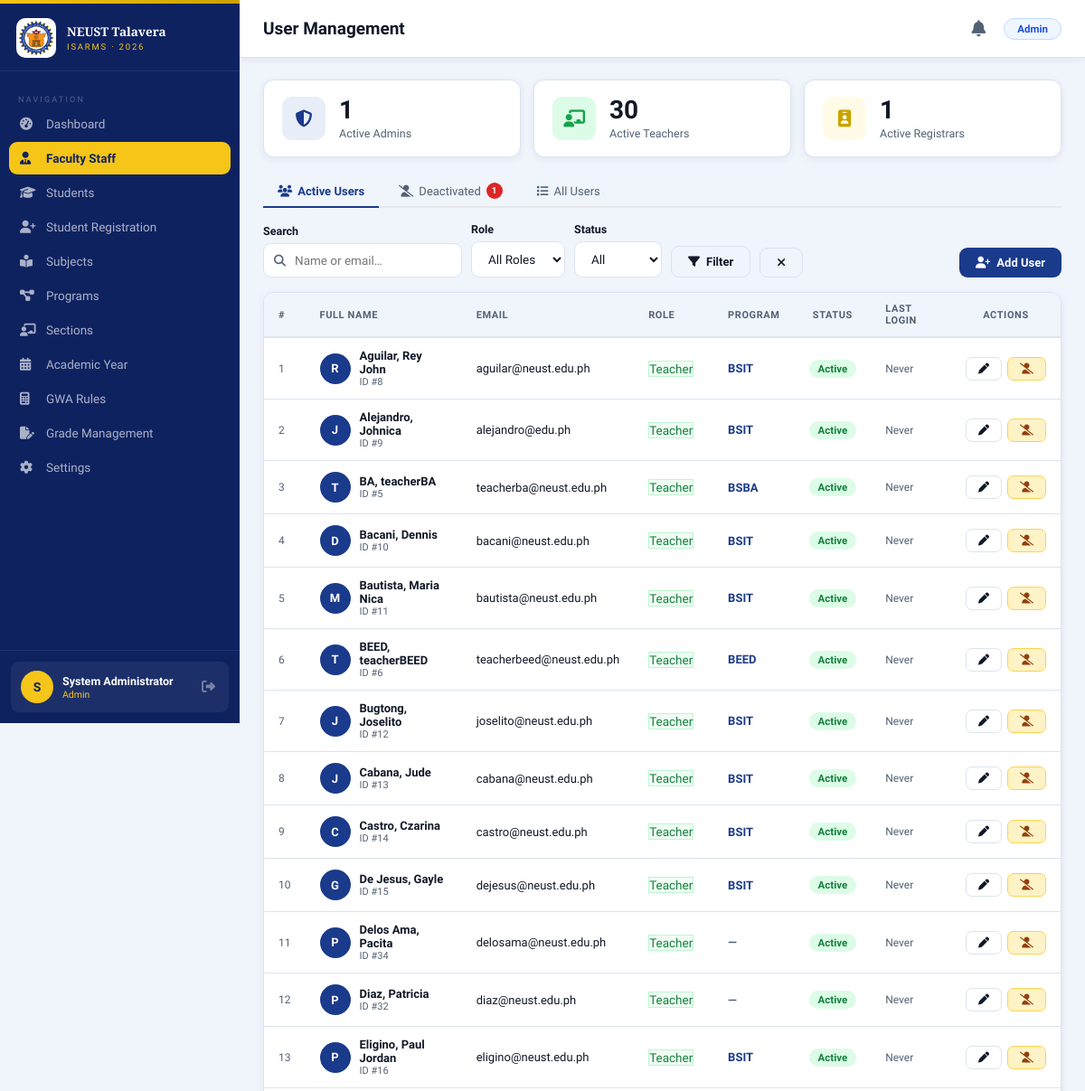
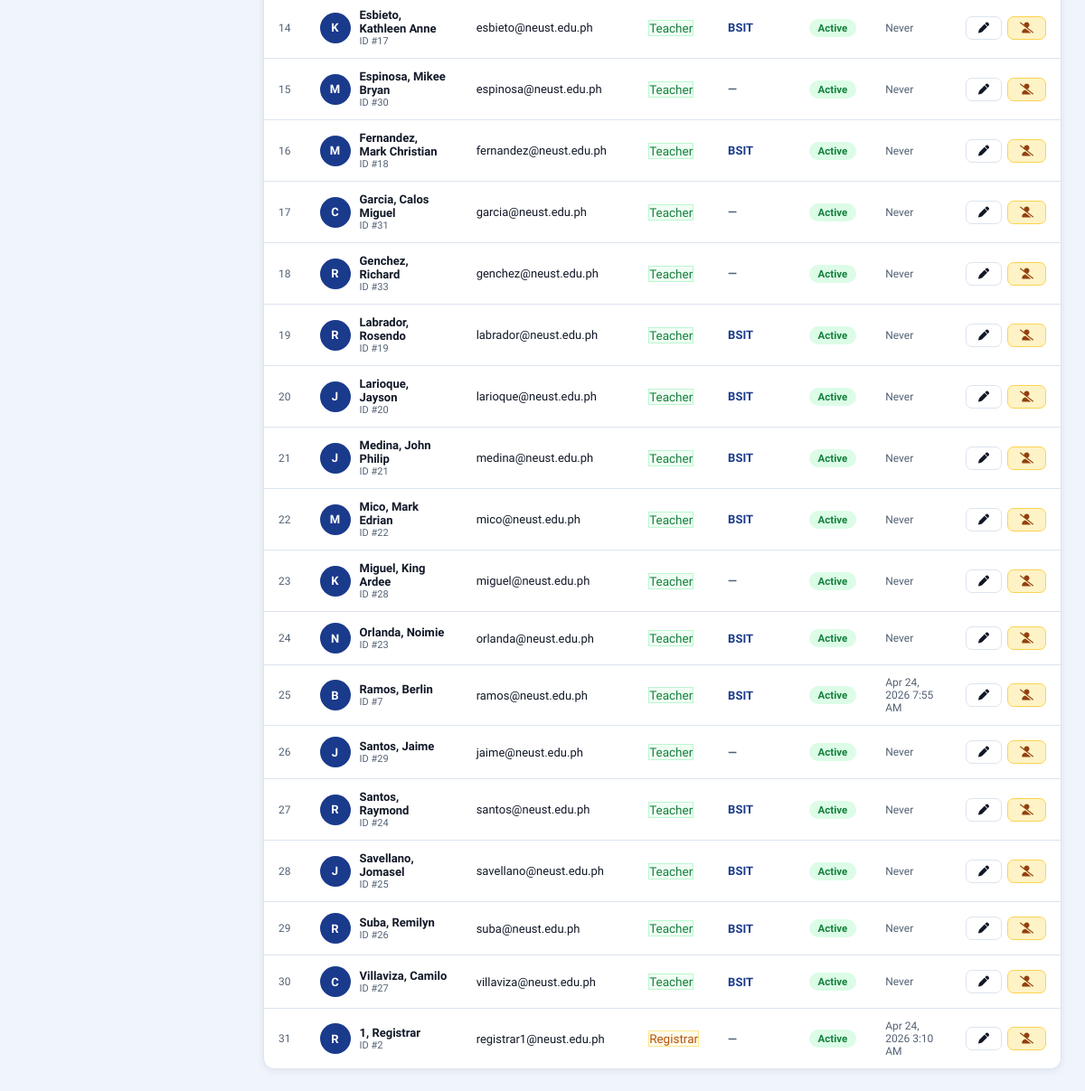
The page /modules/admin/users.php (signed in) on the database its author committed (2 pictures, top to bottom).
### tables this page shows
CREATE TABLE `users` (
  `userID` int(11) NOT NULL,
  `fName` varchar(60) NOT NULL,
  `mName` varchar(60) DEFAULT NULL,
  `lName` varchar(60) NOT NULL,
  `extName` varchar(10) DEFAULT NULL COMMENT 'Jr., Sr., III',
  `email` varchar(120) NOT NULL,
  `password` varchar(255) NOT NULL COMMENT 'bcrypt hashed',
  `roleName` enum('Admin','Teacher','Registrar','Student') NOT NULL,
  `profilePic` varchar(255) DEFAULT NULL,
  `programID` int(11) DEFAULT NULL COMMENT 'For teachers only',
  `isActive` tinyint(1) NOT NULL DEFAULT 1,
  `lastLogin` timestamp NULL DEFAULT NULL,
  `dateCreated` timestamp NOT NULL DEFAULT current_timestamp(),
  `dateDeleted` timestamp NULL DEFAULT NULL
);

CREATE TABLE `programs` (
  `programID` int(11) NOT NULL,
  `programCode` varchar(20) NOT NULL COMMENT 'e.g. BSIT, BSCS',
  `programName` varchar(150) NOT NULL,
  `programDesc` text DEFAULT NULL,
  `dateCreated` timestamp NOT NULL DEFAULT current_timestamp(),
  `dateDeleted` timestamp NULL DEFAULT NULL
);

### includes/config.php (called while the page is built, shortened)
<?php
class Database {
    private static ?Database $instance = null;
    private PDO $pdo;
    private function __construct() {
        $dsn = "mysql:host=" . DB_HOST . ";port=" . DB_PORT . ";dbname=" . DB_NAME . ";charset=" . DB_CHARSET;
        $options = [
            PDO::ATTR_ERRMODE            => PDO::ERRMODE_EXCEPTION,
            PDO::ATTR_DEFAULT_FETCH_MODE => PDO::FETCH_ASSOC,
            PDO::ATTR_EMULATE_PREPARES   => false,
        ];
        try {
            $this->pdo = new PDO($dsn, DB_USER, DB_PASS, $options);
        } catch (PDOException $e) {
            error_log("DB Connection Error: " . $e->getMessage());
            die(json_encode(['success' => false, 'message' => 'Database connection failed.']));
        }
    }
    public static function getInstance(): Database {
        if (self::$instance === null) {
            self::$instance = new Database();
        }
        return self::$instance;
    }
    public function query(string $sql, array $params = []): PDOStatement {
        $stmt = $this->pdo->prepare($sql);
        $stmt->execute($params);
        return $stmt;
    }
    public function fetchOne(string $sql, array $params = []): ?array {
        $row = $this->query($sql, $params)->fetch();
        return $row ?: null;
    }
    public function fetchAll(string $sql, array $params = []): array {
        return $this->query($sql, $params)->fetchAll();
    }
}

### includes/functions.php (called while the page is built, shortened)
<?php
require_once __DIR__ . '/config.php';
function isLoggedIn(): bool {
    return true;
}
function getCurrentUser(): ?array {
    return [
        'id'    => $_SESSION['user_id'],
        'name'  => $_SESSION['full_name'],
        'role'  => $_SESSION['role'],
        'email' => $_SESSION['email'],
        'pic'   => $_SESSION['profile_pic'] ?? null,
    ];
}
function sanitize(string $input): string {
    return htmlspecialchars(strip_tags(trim($input)), ENT_QUOTES, 'UTF-8');
}

### modules/admin/users.php (the view, shortened to what this page needs)
<?php
require_once ROOT . '/includes/config.php';
require_once ROOT . '/includes/functions.php';
$db   = Database::getInstance();
$user = getCurrentUser();
$roleFilter    = sanitize($_GET['role']    ?? '');
$search        = sanitize($_GET['search']  ?? '');
$statusFilter  = $_GET['status']  ?? '';
$archiveFilter = $_GET['archive'] ?? 'active';
$where  = ["u.userID != :me"];
$params = [':me' => $user['id']];
if ($archiveFilter === 'archived') {
    $where[] = "u.dateDeleted IS NOT NULL";
} elseif ($archiveFilter === 'all') {
} else {
    $where[] = "u.dateDeleted IS NULL";
}
$whereSQL = implode(' AND ', $where);
$users    = $db->fetchAll("
    SELECT u.*, p.programCode
    FROM users u
    LEFT JOIN programs p ON p.programID = u.programID
    WHERE $whereSQL
    ORDER BY u.roleName, u.lName, u.fName
", $params);
$roleCounts = $db->fetchAll("SELECT roleName, COUNT(*) as cnt FROM users WHERE dateDeleted IS NULL AND isActive=1 GROUP BY roleName");
$rcMap = array_column($roleCounts, 'cnt', 'roleName');
$archivedCount = $db->fetchOne("SELECT COUNT(*) as cnt FROM users WHERE dateDeleted IS NOT NULL AND userID!=:me", [':me'=>$user['id']])['cnt'] ?? 0;
$csrf = generateCSRF();
require_once ROOT . '/includes/header.php';
?>
<div class="stat-grid" style="grid-template-columns:repeat(3,1fr);margin-bottom:20px;">
  <?php foreach (['Admin'=>['fa-shield-alt','blue'],'Teacher'=>['fa-chalkboard-teacher','green'],'Registrar'=>['fa-id-badge','gold']] as $rn=>[$ic,$cl]): ?>
  <div class="stat-card">
    <div class="stat-icon <?= $cl ?>"><i class="fas <?= $ic ?>"></i></div>
    <div class="stat-info">
      <div class="value"><?= $rcMap[$rn] ?? 0 ?></div>
      <div class="label">Active <?= $rn ?>s</div>
    </div>
  </div>
  <?php endforeach; ?>
</div>
<div style="display:flex;gap:6px;margin-bottom:16px;border-bottom:2px solid var(--border-color,#e5e7eb);padding-bottom:0;">
  <?php
  $tabs = [
    'active'   => ['label' => 'Active Users',   'icon' => 'fa-users'],
    'archived' => ['label' => 'Deactivated',        'icon' => 'fa-user-slash'],
    'all'      => ['label' => 'All Users',        'icon' => 'fa-list'],
  ];
  foreach ($tabs as $tabKey => $tab):
    $isActive = $archiveFilter === $tabKey;
    $tabUrl = '?' . http_build_query(array_merge($_GET, ['archive' => $tabKey, 'search' => $search, 'role' => $roleFilter, 'status' => $statusFilter]));
  ?>
  <a href="<?= $tabUrl ?>" style="
    display:inline-flex;align-items:center;gap:6px;padding:8px 16px;
    font-size:13px;font-weight:<?= $isActive ? '700' : '500' ?>;
    color:<?= $isActive ? 'var(--green)' : 'var(--text-muted)' ?>;
    border-bottom:2px solid <?= $isActive ? 'var(--green)' : 'transparent' ?>;
    margin-bottom:-2px;text-decoration:none;transition:color .15s;
  ">
    <i class="fas <?= $tab['icon'] ?>"></i>
    <?= $tab['label'] ?>
    <?php if ($tabKey === 'archived' && $archivedCount > 0): ?>
    <span style="background:var(--danger,#ef4444);color:#fff;font-size:10px;font-weight:700;padding:1px 6px;border-radius:999px;line-height:1.6;"><?= $archivedCount ?></span>
    <?php endif; ?>
  </a>
  <?php endforeach; ?>
</div>
<div style="display:flex;align-items:flex-end;justify-content:space-between;gap:12px;margin-bottom:16px;flex-wrap:wrap;">
  <form method="GET" style="display:flex;gap:10px;align-items:flex-end;flex-wrap:wrap;">
    <div>
      <label class="form-label">Search</label>
      <div style="position:relative;">
        <i class="fas fa-search" style="position:absolute;left:12px;top:50%;transform:translateY(-50%);color:var(--text-muted);font-size:13px;"></i>
        <input type="text" name="search" class="form-control" style="padding-left:34px;width:220px;" placeholder="Name or email…" value="<?= htmlspecialchars($search) ?>"/>
      </div>
    </div>
    <div>
      <label class="form-label">Role</label>
      <select name="role" class="form-control">
        <option value="">All Roles</option>
      </select>
    </div>
    <?php if ($archiveFilter !== 'archived'): ?>
    <div>
      <label class="form-label">Status</label>
      <select name="status" class="form-control">
        <option value="">All</option>
      </select>
    </div>
    <?php endif; ?>
    <button type="submit" class="btn btn-outline"><i class="fas fa-filter"></i> Filter</button>
    <a href="users.php?archive=<?= htmlspecialchars($archiveFilter) ?>" class="btn btn-outline"><i class="fas fa-times"></i></a>
  </form>
  <?php if ($archiveFilter !== 'archived'): ?>
  <button class="btn btn-primary" onclick="openModal('addModal')">
    <i class="fas fa-user-plus"></i> Add User
  </button>
  <?php endif; ?>
</div>
<div class="card">
  <div style="overflow-x:auto;">
    <table class="data-table">
      <thead>
        <tr>
          <th>#</th>
          <th>Full Name</th>
          <th>Email</th>
          <th>Role</th>
          <th>Program</th>
          <th style="text-align:center;">Status</th>
          <th><?= $archiveFilter === 'archived' ? 'Deactivated On' : 'Last Login' ?></th>
          <th style="text-align:center;">Actions</th>
        </tr>
      </thead>
      <tbody>
        <?php if (empty($users)): ?>
        <tr><td colspan="8" style="text-align:center;padding:40px;color:var(--text-muted);">No users found.</td></tr>
        <?php else: ?>
        <?php foreach ($users as $i => $u): ?>
        <tr style="<?= $u['dateDeleted'] ? 'opacity:0.7;' : '' ?>">
          <td style="color:var(--text-muted);font-size:12px;"><?= $i + 1 ?></td>
          <td>
            <div style="display:flex;align-items:center;gap:10px;">
              <div style="width:34px;height:34px;border-radius:50%;background:<?= $u['dateDeleted'] ? '#9ca3af' : 'var(--green)' ?>;color:#fff;display:flex;align-items:center;justify-content:center;font-size:13px;font-weight:700;flex-shrink:0;">
                <?= strtoupper(substr($u['fName'],0,1)) ?>
              </div>
              <div>
                <div style="display:flex;align-items:center;gap:6px;">
                  <span style="font-weight:600;font-size:13px;"><?= htmlspecialchars("{$u['lName']}, {$u['fName']} " . ($u['mName'] ? substr($u['mName'],0,1).'.' : '')) ?> <?= htmlspecialchars($u['extName'] ?? '') ?></span>
                </div>
                <div style="font-size:11px;color:var(--text-muted);">ID #<?= $u['userID'] ?></div>
              </div>
            </div>
          </td>
          <td style="font-size:13px;"><?= htmlspecialchars($u['email']) ?></td>
          <td>
            <span class="role-badge role-<?= $u['roleName'] ?>"><?= $u['roleName'] ?></span>
          </td>
          <td style="font-size:13px;color:var(--green);font-weight:600;"><?= $u['programCode'] ? htmlspecialchars($u['programCode']) : '<span style="color:var(--text-muted);">—</span>' ?></td>
          <td style="text-align:center;">
            <?= $u['isActive']
              ? '<span class="status-badge status-approved">Active</span>'
              : '<span class="status-badge status-flagged">Inactive</span>' ?>
          </td>
          <td style="font-size:12px;color:var(--text-muted);">
            <?php if ($archiveFilter === 'archived'): ?>
              <?= $u['dateDeleted'] ? date('M d, Y g:i A', strtotime($u['dateDeleted'])) : '—' ?>
            <?php else: ?>
              <?= $u['lastLogin'] ? date('M d, Y g:i A', strtotime($u['lastLogin'])) : 'Never' ?>
            <?php endif; ?>
          </td>
          <td style="text-align:center;">
            <div style="display:flex;gap:6px;justify-content:center;">
              <?php if (!$u['dateDeleted']): ?>
              <button class="btn btn-outline btn-sm" title="Edit"
                onclick="openEdit(<?= htmlspecialchars(json_encode($u), ENT_QUOTES) ?>)">
                <i class="fas fa-pen"></i>
              </button>
              <?php endif; ?>
              <?php if ($u['userID'] !== $user['id']): ?>
                <?php if ($u['dateDeleted']): ?>
                <form method="POST" style="display:inline;" onsubmit="return confirm('Activate this user account?')">
                  <input type="hidden" name="csrf_token" value="<?= $csrf ?>"/>
                  <input type="hidden" name="action"     value="activate"/>
                  <input type="hidden" name="userID"     value="<?= $u['userID'] ?>"/>
                  <button class="btn btn-outline btn-sm" type="submit" title="Activate" style="color:var(--green);border-color:var(--green);">
                    <i class="fas fa-user-check"></i>
                  </button>
                </form>
                <?php else: ?>
                <form method="POST" style="display:inline;" onsubmit="return confirm('Deactivate this user? They will no longer be able to log in.')">
                  <button class="btn btn-warning btn-sm" type="submit" title="Deactivate" style="background:#fef3c7;color:#92400e;border:1px solid #fcd34d;">
                    <i class="fas fa-user-slash"></i>
                  </button>
                </form>
                <?php endif; ?>
              <?php endif; ?>
            </div>
          </td>
        </tr>
        <?php endforeach; ?>
        <?php endif; ?>
      </tbody>
    </table>
  </div>
</div>
<?php require_once ROOT . '/includes/footer.php'; ?>

### includes/header.php (style rules this page uses)
*, *::before, *::after { box-sizing: border-box; margin: 0; padding: 0; }
:root { --blue: #1a3a8c; --blue-dark: #0f2260; --blue-mid: #2451c8; --blue-light: #e8eef8; --blue-hover: rgba(255,255,255,0.09); --gold: #f5c518; --gold-deep: #c9a300; --gold-light: #fffbe6; --text: #111827; --text-dark: #111827; --text-muted: #526174; --border: #dce4f0; --bg: #f0f4fb; --white: #ffffff; --success: #16a34a; --danger: #dc2626; --warning: #d97706; --info: #2563eb; --green: var(--blue); --green-dark: var(--blue-dark); --green-light: var(--blue-light); --light: #f8fafc; --sidebar-w: 265px; --header-h: 64px; --shadow-sm: 0 2px 8px rgba(15,34,96,0.07); --shadow: 0 6px 24px rgba(15,34,96,0.13); --radius: 12px; }
body, input, select, textarea, button, table, .btn, .form-control { font-family: 'Source Sans 3', sans-serif; }
body { background: var(--bg); color: var(--text); display: flex; min-height: 100vh; }
.role-Teacher { background: #f0fdf4; color: #15803d; border: 1px solid #bbf7d0; }
.role-Registrar { background: #fffbeb; color: #b45309; border: 1px solid #fde68a; }
.page-content > * { min-width: 0; max-width: 100%; }
.card { background: var(--white); border-radius: var(--radius); border: 1px solid var(--border); box-shadow: var(--shadow-sm); overflow: hidden; }
.stat-grid { display: grid; grid-template-columns: repeat(auto-fit, minmax(185px, 1fr)); gap: 14px; margin-bottom: 22px; }
.stat-card { background: var(--white); border-radius: var(--radius); border: 1px solid var(--border); padding: 18px 20px; display: flex; align-items: center; gap: 15px; box-shadow: var(--shadow-sm); transition: transform .2s, box-shadow .2s; }
.stat-icon { width: 48px; height: 48px; border-radius: 11px; display: flex; align-items: center; justify-content: center; font-size: 19px; flex-shrink: 0; }
.stat-icon.blue { background: var(--blue-light); color: var(--blue); }
.stat-icon.gold { background: var(--gold-light); color: var(--gold-deep); }
.stat-icon.green { background: #dcfce7; color: #16a34a; }
.stat-info .value { font-size: 28px; font-weight: 700; color: var(--text); line-height: 1; }
.stat-info .label { font-size: 12.5px; color: var(--text-muted); margin-top: 4px; }
.data-table { width: 100%; border-collapse: collapse; font-size: 13.5px; }
.data-table th { background: var(--bg); padding: 11px 16px; text-align: left; font-weight: 700; font-size: 11px; text-transform: uppercase; letter-spacing: .6px; color: var(--text-muted); border-bottom: 2px solid var(--border); }
.data-table td { padding: 12px 16px; border-bottom: 1px solid var(--border); vertical-align: middle; }
.data-table tr:last-child td { border-bottom: none; }
.page-content table { max-width: 100%; }
.status-badge { display: inline-flex; align-items: center; gap: 5px; padding: 3px 10px; border-radius: 20px; font-size: 11.5px; font-weight: 600; }
.status-approved { background: #dcfce7; color: #15803d; }
.btn { display: inline-flex; align-items: center; gap: 7px; padding: 9px 18px; border-radius: 9px; font-family: 'Source Sans 3', sans-serif; font-size: 13px; font-weight: 600; cursor: pointer; border: none; transition: all .18s; text-decoration: none; white-space: nowrap; }
.btn-primary { background: var(--blue); color: #fff; }
.btn-outline { background: transparent; border: 1.5px solid var(--border); color: var(--text-dark); }
.btn-sm { padding: 6px 13px; font-size: 12px; border-radius: 7px; }
.form-control { width: 100%; padding: 10px 14px; border: 1.5px solid var(--border); border-radius: 9px; font-family: 'Source Sans 3', sans-serif; font-size: 13.5px; color: var(--text-dark); background: var(--white); outline: none; transition: border-color .2s, box-shadow .2s; }
.form-label { font-size: 12.5px; font-weight: 600; color: var(--text-dark); margin-bottom: 6px; display: block; }

### rows shown on the page
users: isActive "1", userID "30", fName "M", lName+fName+mName "Espinosa, Mikee Bryan", email "espinosa@neust.edu.ph", roleName "Teacher", shows "Never"
users: fName "R", lName+fName+mName "Aguilar, Rey John", userID "8", email "aguilar@neust.edu.ph", roleName "Teacher", programID.programCode "BSIT", isActive "Active", shows "Never"
users: fName "J", lName+fName+mName "Alejandro, Johnica", userID "9", email "alejandro@edu.ph", roleName "Teacher", programID.programCode "BSIT", isActive "Active", shows "Never"
users: fName "T", lName+fName+mName "BA, teacherBA", userID "5", email "teacherba@neust.edu.ph", roleName "Teacher", programID.programCode "BSBA", isActive "Active", shows "Never"
users: fName "D", lName+fName+mName "Bacani, Dennis", userID "10", email "bacani@neust.edu.ph", roleName "Teacher", programID.programCode "BSIT", isActive "Active", shows "Never"
users: fName "M", lName+fName+mName "Bautista, Maria Nica", userID "11", email "bautista@neust.edu.ph", roleName "Teacher", programID.programCode "BSIT", isActive "Active", shows "Never"
users: fName "T", lName+fName+mName "BEED, teacherBEED", userID "6", email "teacherbeed@neust.edu.ph", roleName "Teacher", programID.programCode "BEED", isActive "Active", shows "Never"
users: fName "J", lName+fName+mName "Bugtong, Joselito", userID "12", email "joselito@neust.edu.ph", roleName "Teacher", programID.programCode "BSIT", isActive "Active", shows "Never"
users: fName "J", lName+fName+mName "Cabana, Jude", userID "13", email "cabana@neust.edu.ph", roleName "Teacher", programID.programCode "BSIT", isActive "Active", shows "Never"
users: fName "C", lName+fName+mName "Castro, Czarina", userID "14", email "castro@neust.edu.ph", roleName "Teacher", programID.programCode "BSIT", isActive "Active", shows "Never"
users: fName "G", lName+fName+mName "De Jesus, Gayle", userID "15", email "dejesus@neust.edu.ph", roleName "Teacher", programID.programCode "BSIT", isActive "Active", shows "Never"
users: fName "P", lName+fName+mName "Delos Ama, Pacita", userID "34", email "delosama@neust.edu.ph", roleName "Teacher", isActive "Active", shows "Never"
users: fName "P", lName+fName+mName "Diaz, Patricia", userID "32", email "diaz@neust.edu.ph", roleName "Teacher", isActive "Active", shows "Never"
users: fName "P", lName+fName+mName "Eligino, Paul Jordan", userID "16", email "eligino@neust.edu.ph", roleName "Teacher", programID.programCode "BSIT", isActive "Active", shows "Never"
users: fName "K", lName+fName+mName "Esbieto, Kathleen Anne", userID "17", email "esbieto@neust.edu.ph", roleName "Teacher", programID.programCode "BSIT", isActive "Active", shows "Never"
users: fName "M", lName+fName+mName "Fernandez, Mark Christian", userID "18", email "fernandez@neust.edu.ph", roleName "Teacher", programID.programCode "BSIT", isActive "Active", shows "Never"
users: fName "C", lName+fName+mName "Garcia, Calos Miguel", userID "31", email "garcia@neust.edu.ph", roleName "Teacher", isActive "Active", shows "Never"
users: fName "R", lName+fName+mName "Genchez, Richard", userID "33", email "genchez@neust.edu.ph", roleName "Teacher", isActive "Active", shows "Never"
users: fName "R", lName+fName+mName "Labrador, Rosendo", userID "19", email "labrador@neust.edu.ph", roleName "Teacher", programID.programCode "BSIT", isActive "Active", shows "Never"
users: fName "J", lName+fName+mName "Larioque, Jayson", userID "20", email "larioque@neust.edu.ph", roleName "Teacher", programID.programCode "BSIT", isActive "Active", shows "Never"
users: fName "J", lName+fName+mName "Medina, John Philip", userID "21", email "medina@neust.edu.ph", roleName "Teacher", programID.programCode "BSIT", isActive "Active", shows "Never"
users: fName "M", lName+fName+mName "Mico, Mark Edrian", userID "22", email "mico@neust.edu.ph", roleName "Teacher", programID.programCode "BSIT", isActive "Active", shows "Never"
users: fName "K", lName+fName+mName "Miguel, King Ardee", userID "28", email "miguel@neust.edu.ph", roleName "Teacher", isActive "Active", shows "Never"
users: fName "N", lName+fName+mName "Orlanda, Noimie", userID "23", email "orlanda@neust.edu.ph", roleName "Teacher", programID.programCode "BSIT", isActive "Active", shows "Never"
users: fName "B", lName+fName+mName "Ramos, Berlin", userID "7", email "ramos@neust.edu.ph", roleName "Teacher", programID.programCode "BSIT", isActive "Active", lastLogin "Apr 24, 2026 7:55 AM"
users: fName "J", lName+fName+mName "Santos, Jaime", userID "29", email "jaime@neust.edu.ph", roleName "Teacher", isActive "Active", shows "Never"
users: fName "R", lName+fName+mName "Santos, Raymond", userID "24", email "santos@neust.edu.ph", roleName "Teacher", programID.programCode "BSIT", isActive "Active", shows "Never"
users: fName "J", lName+fName+mName "Savellano, Jomasel", userID "25", email "savellano@neust.edu.ph", roleName "Teacher", programID.programCode "BSIT", isActive "Active", shows "Never"
users: fName "R", lName+fName+mName "Suba, Remilyn", userID "26", email "suba@neust.edu.ph", roleName "Teacher", programID.programCode "BSIT", isActive "Active", shows "Never"
users: fName "C", lName+fName+mName "Villaviza, Camilo", userID "27", email "villaviza@neust.edu.ph", roleName "Teacher", programID.programCode "BSIT", isActive "Active", shows "Never"
users: fName "R", lName+fName+mName "1, Registrar", userID "2", email "registrar1@neust.edu.ph", roleName "Registrar", isActive "Active", lastLogin "Apr 24, 2026 3:10 AM"

### other values the page prints
$link['label'] "Dashboard"
$link['label'] "Faculty Staff"
$link['label'] "Students"
$link['label'] "Student Registration"
$link['label'] "Subjects"
$link['label'] "Programs"
$link['label'] "Sections"
$link['label'] "Academic Year"
$link['label'] "GWA Rules"
$link['label'] "Grade Management"
$link['label'] "Settings"
$initials "S"
$user['name'] "System Administrator"
$role "Admin"
$pageTitle "User Management"
